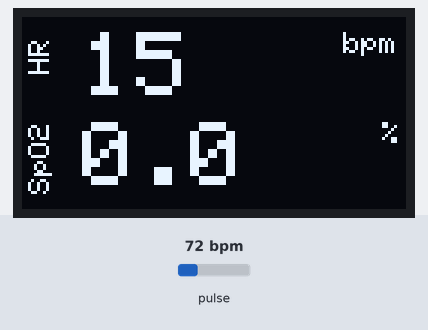
This sketch was run on a simulated ESP8266 (NodeMCU). Shown: 128×64 one-colour display. Inputs (shaded band) come from the test bench; at power-on: pulse 72 bpm. The display library's start-up logo is not drawn; what the sketch prints to the serial monitor is not drawn.

Above: at 1.2 s.
1.3 s: pulse set to 42 bpm
At 2.9 s:
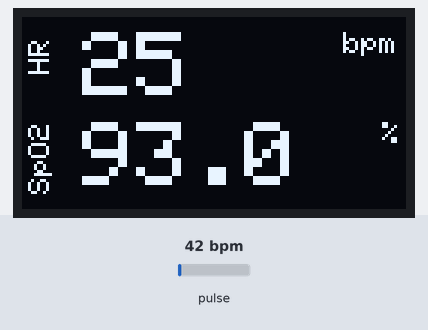
3.9 s: pulse set to 130 bpm
At 4.65 s:
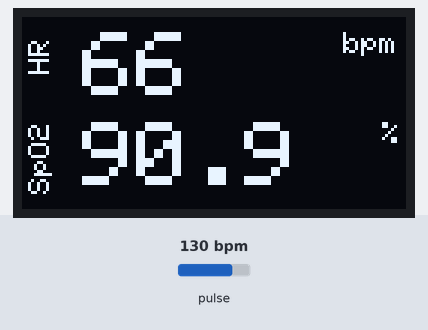
6.4 s: pulse set to 70 bpm
At 11.1 s:
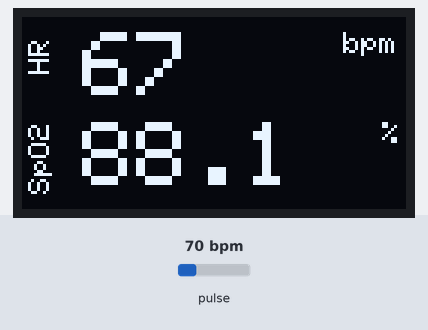
Timing chart, 0 to 12.6 s (numbered marks = the images above; inputs shaded):
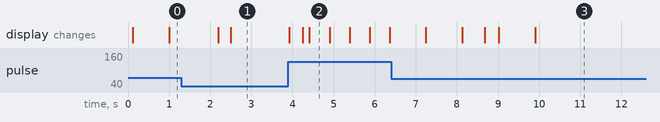

Measured:
- what the display in image 2 shows lasts 0.5 s, from 4.4 s to 4.9 s

The sketch:

wifispo2.ino
```cpp
#include <Wire.h>
#include "MAX30105.h" //sparkfun MAX3010X library
//#include <Adafruit_GFX.h>        //OLED libraries
#include <Adafruit_SSD1306.h>
#include <Wire.h>
#include "heartRate.h"
#include <Arduino.h>
#include <ESP8266WiFi.h>
#include <ESPAsyncTCP.h>
#include <ESPAsyncWebServer.h>


//ap的SSID，这个可以改成自己喜欢的
const char* ssidAP = "SP02";
const char* passwordAP = "";

AsyncWebServer server(80);

/////////////////////////////////////


int       numSamples;

const char index_html[] PROGMEM = R"rawliteral(
<!DOCTYPE HTML><html>
<head>
  <meta name="viewport" content="width=device-width, initial-scale=1">
  <meta charset="utf-8">
  <style>
    html {
     font-family: Arial;
     margin: 0px;
     text-align: left;
    }
    td {
      color:grey;
      padding: 10px;
      }
    table {
      background-color:black;
      margin-top : 70px;
      margin-left: auto;
      margin-right: auto;
      }
    body {
      background-color:black;
      margin:0;
      padding:0;
      font-size: 2.0rem;
      }
    .field {
      font-size: 2.5rem;
      color : green;
      }
  </style>
</head>
<body>
<table>
  <tr>
    <td>朋友圈最屌血氧仪</td>
  </tr>
  <tr>
    <td>mule</td>
  </tr>
</table>
<table>
  <tr>
    <td>血氧</td>
    <td class="field" id="spo2" align="right">%SPO2%</td>
    <td>&#37;</td>
  </tr>
  <tr>
    <td>脉搏</td>
    <td class="field" id="heartrate" align="right">%HEARTRATE%</td>
    <td>bpm</td>
  </tr>
</table>
</body>
<script>
setInterval(function ( ) {
  var xhttp = new XMLHttpRequest();
  xhttp.onreadystatechange = function() {
    if (this.readyState == 4 && this.status == 200) {
      document.getElementById("spo2").innerHTML = this.responseText;
    }
  };
  xhttp.open("GET", "/spo2", true);
  xhttp.send();
}, 1000 ) ;
setInterval(function ( ) {
  var xhttp = new XMLHttpRequest();
  xhttp.onreadystatechange = function() {
    if (this.readyState == 4 && this.status == 200) {
      document.getElementById("heartrate").innerHTML = this.responseText;
    }
  };
  xhttp.open("GET", "/heartrate", true);
  xhttp.send();
}, 1000 ) ;
</script>
</html>)rawliteral";


////////////////////////////////////
MAX30105 particleSensor;
///////////////////////////////////////////////////////////////////////////////////
const byte RATE_SIZE = 4; //Increase this for more averaging. 4 is good.
byte rates[RATE_SIZE]; //Array of heart rates
byte rateSpot = 0;
long lastBeat = 0; //Time at which the last beat occurred
float beatsPerMinute;
int beatAvg;

double oxi;

#define SCREEN_WIDTH 128 // OLED display width, in pixels
#define SCREEN_HEIGHT 64 // OLED display height, in pixels
#define OLED_RESET    -1 // Reset pin # (or -1 if sharing Arduino reset pin)

Adafruit_SSD1306 display(SCREEN_WIDTH, SCREEN_HEIGHT, &Wire, OLED_RESET); //Declaring the display name (display)
 ///////////////////////////////////////////////////////////////////////////////////


#define USEFIFO

String processor(const String& var){
    if(var == "SPO2"){
      return oxi > 0 ? String(oxi) : String("00.00");
      }
    else if(var == "HEARTRATE"){
      return beatAvg > 0 ? String(beatAvg) : String("00");
      }
    return String();
    }

void setup()
{
  //mule
  Serial.begin(115200);
  Serial.println();
  Serial.println("SPO2/Pulse meter");

  // ESP8266 tx power output 20.5dBm by default
  // we can lower this to reduce power supply noise caused by tx bursts
  WiFi.setOutputPower(12);

  WiFi.softAP(ssidAP, passwordAP);
  IPAddress IP = WiFi.softAPIP();
  Serial.print("AP IP address: ");
  Serial.println(IP);

  server.on("/", HTTP_GET, [](AsyncWebServerRequest *request){
    request->send_P(200, "text/html", index_html, processor);
    });
  server.on("/spo2", HTTP_GET, [](AsyncWebServerRequest *request){
    request->send_P(200, "text/plain", oxi > 0 ? String(oxi).c_str() : "00.00");
    });
  server.on("/heartrate", HTTP_GET, [](AsyncWebServerRequest *request){
    request->send_P(200, "text/plain", beatAvg > 0 ? String(beatAvg).c_str() : "00");
  });

  server.begin();
  //muleend
  display.begin(SSD1306_SWITCHCAPVCC, 0x3C); //Start the OLED display
  display.display();
  /////////////////////////////////////////////
  //Serial.begin(115200);
 // Serial.println("Initializing...");

  // Initialize sensor
  if (!particleSensor.begin(Wire, I2C_SPEED_FAST)) //Use default I2C port, 400kHz speed
  {
    Serial.println("MAX30102 was not found. Please check wiring/power/solder jumper at MH-ET LIVE MAX30102 board. ");
    while (1);
  }

  //Setup to sense a nice looking saw tooth on the plotter
  //byte ledBrightness = 0x7F; //Options: 0=Off to 255=50mA
  byte ledBrightness = 70; //Options: 0=Off to 255=50mA
  byte sampleAverage = 4; //Options: 1, 2, 4, 8, 16, 32
  byte ledMode = 2; //Options: 1 = Red only, 2 = Red + IR, 3 = Red + IR + Green
  //Options: 1 = IR only, 2 = Red + IR on MH-ET LIVE MAX30102 board
  int sampleRate = 200; //Options: 50, 100, 200, 400, 800, 1000, 1600, 3200
  int pulseWidth = 411; //Options: 69, 118, 215, 411
  int adcRange = 4096; //Options: 2048, 4096, 8192, 16384
  // Set up the wanted parameters
  particleSensor.setup(ledBrightness, sampleAverage, ledMode, sampleRate, pulseWidth, adcRange); //Configure sensor with these settings
}
double avered = 0; double aveir = 0;
double sumirrms = 0;
double sumredrms = 0;
int i = 0;
int Num = 100;//calculate SpO2 by this sampling interval

double ESpO2 = 93.0;//initial value of estimated SpO2
double FSpO2 = 0.7; //filter factor for estimated SpO2
double frate = 0.95; //low pass filter for IR/red LED value to eliminate AC component
#define TIMETOBOOT 2000 // wait for this time(msec) to output SpO2
#define SCALE 88.0 //adjust to display heart beat and SpO2 in the same scale
#define SAMPLING 5 //if you want to see heart beat more precisely , set SAMPLING to 1
#define FINGER_ON 35000 // if red signal is lower than this , it indicates your finger is not on the sensor
#define MINIMUM_SPO2 0.0
void loop()
{

  uint32_t ir, red , green;
  double fred, fir;
  double SpO2 = 0; //raw SpO2 before low pass filtered

#ifdef USEFIFO
  particleSensor.check(); //Check the sensor, read up to 3 samples

  while (particleSensor.available()) {//do we have new data
#ifdef MAX30105
   red = particleSensor.getFIFORed(); //Sparkfun's MAX30105
    ir = particleSensor.getFIFOIR();  //Sparkfun's MAX30105
#else
    red = particleSensor.getFIFOIR(); //why getFOFOIR output Red data by MAX30102 on MH-ET LIVE breakout board
    ir = particleSensor.getFIFORed(); //why getFIFORed output IR data by MAX30102 on MH-ET LIVE breakout board
#endif
    i++;
    fred = (double)red;
    fir = (double)ir;
    avered = avered * frate + (double)red * (1.0 - frate);//average red level by low pass filter
    aveir = aveir * frate + (double)ir * (1.0 - frate); //average IR level by low pass filter
    sumredrms += (fred - avered) * (fred - avered); //square sum of alternate component of red level
    sumirrms += (fir - aveir) * (fir - aveir);//square sum of alternate component of IR level
    if ((i % SAMPLING) == 0) {//slow down graph plotting speed for arduino Serial plotter by thin out
      if ( millis() > TIMETOBOOT) {
        if (ir < FINGER_ON) ESpO2 = MINIMUM_SPO2; //indicator for finger detached
        if (ESpO2 <= -1)
        {
          ESpO2 = 0;
        }

        if (ESpO2 > 100)
        {
          ESpO2 = 100;
        }

        oxi = ESpO2;

        //Serial.print(" Oxygen % = ");
        //Serial.println(ESpO2); //low pass filtered SpO2

      }
    }
    if ((i % Num) == 0) {
      double R = (sqrt(sumredrms) / avered) / (sqrt(sumirrms) / aveir);
      // Serial.println(R);
      SpO2 = -23.3 * (R - 0.4) + 100; //http://ww1.microchip.com/downloads/jp/AppNotes/00001525B_JP.pdf
      ESpO2 = FSpO2 * ESpO2 + (1.0 - FSpO2) * SpO2;//low pass filter
      //  Serial.print(SpO2);Serial.print(",");Serial.println(ESpO2);
      //Serial.print(" Oxygen2 % = ");
      //Serial.println(ESpO2); //low pass filtered SpO2
      sumredrms = 0.0; sumirrms = 0.0; i = 0;
      break;
    }
    particleSensor.nextSample(); //We're finished with this sample so move to next sample
    //Serial.println(SpO2);

       //////////////////////////////////////////////////////////////////////////////
    long irHR = particleSensor.getIR();
    if(irHR > 7000){                                           //If a finger is detected
      display.clearDisplay();                                   //Clear the display
      //display.drawBitmap(5, 5, logo2_bmp, 24, 21, WHITE);       //Draw the first bmp picture (little heart)
      display.setTextSize(1);                                   //Near it display the average BPM you can display the BPM if you want
      display.setTextColor(WHITE);
      display.setCursor(45,2);
      display.setRotation(3);
      display.println("HR");
      display.setRotation(0);
      display.setTextSize(3);
      display.setCursor(20,5);
      display.println(beatAvg);
      display.setCursor(107,5);
      display.setTextSize(1);
      display.print("bpm");

      //display.drawBitmap(5, 5, logo2_bmp, 24, 21, WHITE);       //Draw the first bmp picture (little heart)
      display.setTextSize(1);                                   //Near it display the average BPM you can display the BPM if you want
      display.setTextColor(WHITE);
      display.setRotation(3);
      display.setCursor(5,2);
      display.println("SpO2");
      display.setTextSize(3);
      display.setRotation(0);
      display.setCursor(20,35);
      display.println(oxi,1);
      display.setCursor(120,35);
      display.setTextSize(1);
      display.print("%");
      display.display();
      //delay(100);


    if (checkForBeat(irHR) == true)                        //If a heart beat is detected
    {
      display.clearDisplay();                                //Clear the display
      //display.drawBitmap(0, 0, logo3_bmp, 32, 32, WHITE);    //Draw the second picture (bigger heart)
      display.setTextSize(1);                                //And still displays the average BPM
      display.setTextColor(WHITE);
      display.setRotation(3);
      display.setCursor(45,2);
      display.println("HR");
      display.setRotation(0);
      display.setTextSize(3);
      display.setCursor(20,5);
      display.println(beatAvg);
      display.setCursor(107,5);
      display.setTextSize(1);
      display.print("bpm");


      //display.clearDisplay();                                   //Clear the display
      //display.drawBitmap(5, 5, logo2_bmp, 24, 21, WHITE);       //Draw the first bmp picture (little heart)
      display.setTextSize(1);                                   //Near it display the average BPM you can display the BPM if you want
      display.setTextColor(WHITE);
      display.setCursor(5,2);
      display.setRotation(3);
      display.println("SpO2");
      display.setTextSize(3);
      display.setRotation(0);
      display.setCursor(20,35);
      display.println(oxi,1);
      display.setCursor(120,35);
      display.setTextSize(1);
      display.print("%");
      display.display();
      //tone(3,1000);                                        //And tone the buzzer for a 100ms you can reduce it it will be better
      delay(100);
      //noTone(3);
      //delay(100);
      //Deactivate the buzzer to have the effect of a "bip"
      //We sensed a beat!
      long delta = millis() - lastBeat;                   //Measure duration between two beats
      lastBeat = millis();

      beatsPerMinute = 60 / (delta / 1000.0);           //Calculating the BPM

      if (beatsPerMinute < 255 && beatsPerMinute > 20)               //To calculate the average we strore some values (4) then do some math to calculate the average
      {
        rates[rateSpot++] = (byte)beatsPerMinute; //Store this reading in the array
        rateSpot %= RATE_SIZE; //Wrap variable

        //Take average of readings
        beatAvg = 0;
        for (byte x = 0 ; x < RATE_SIZE ; x++)
          beatAvg += rates[x];
        beatAvg /= RATE_SIZE;
      }
    }

  }
  if (irHR < 7000){       //If no finger is detected it inform the user and put the average BPM to 0 or it will be stored for the next measure
     beatAvg=0;
     beatAvg=0;
     display.clearDisplay();
     display.setTextSize(2);
     display.setTextColor(WHITE);
     display.setCursor(15,7);
    // 屏幕的第一行字
     display.println("SpO2 YYDS");
     display.setCursor(30,35);
     display.setTextSize(3);
    //屏幕的第二行字
     display.println("MULE");
     display.display();
     //noTone(3);
     }

////////////////////////////////////////////////////////////////
  }
#endif

}
```
